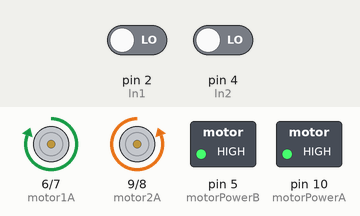
The sketch below on a simulated Arduino Uno, built with avr-gcc and run on an emulated ATmega328P. Shown: motor-driver pin pairs drawn as motors (green arrow = first pin HIGH = forward, orange = second pin HIGH = backward, longer = more drive), switched loads named in the sketch (green lamp = pin HIGH). The inputs (shaded band) are chosen by the test bench; at power-on: pin 2 (ln1) LOW, pin 4 (ln2) LOW.

Above: at 1.2 s.
1.3 s: pin 2 (ln1) driven HIGH
At 1.9 s:
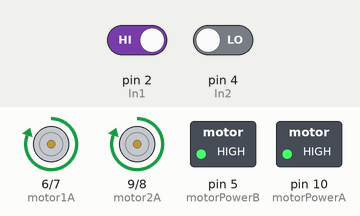
2.8 s: pin 4 (ln2) driven HIGH
At 4.0 s:
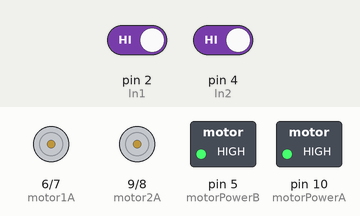
4.3 s: pin 2 (ln1) driven LOW
At 5.4 s:
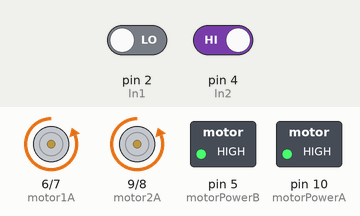
5.8 s: pin 4 (ln2) driven LOW
At 6.5 s:
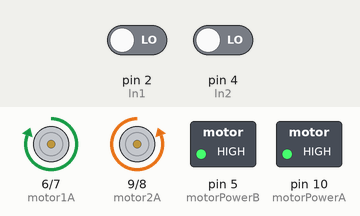
Timing chart, 0 to 8.3 s (numbered marks = the images above; inputs shaded):
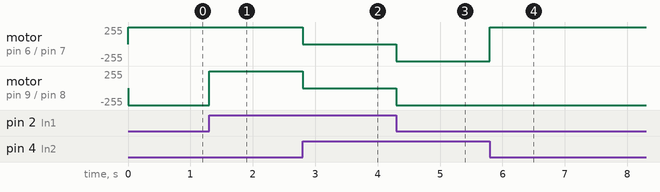

Measured:
- after the input at 1.3 s, motor on pin 9 (motor2A) / pin 8 (motor2B): backward 255/255 → forward 255/255 at once
- after the input at 2.8 s, motor on pin 6 (motor1A) / pin 7 (motor1B), motor on pin 9 (motor2A) / pin 8 (motor2B): forward 255/255 → stopped at once
- after the input at 4.3 s, motor on pin 6 (motor1A) / pin 7 (motor1B), motor on pin 9 (motor2A) / pin 8 (motor2B): stopped → backward 255/255 at once
- after the input at 5.8 s, motor on pin 6 (motor1A) / pin 7 (motor1B): backward 255/255 → forward 255/255 at once

The sketch:

on_line.ino
```cpp
// C++ code
//

#define ln1 2
#define ln2 4
#define sonicTrig 12
#define sonicEcho 13
#define motor1A 6
#define motor1B 7
#define motor2A 9
#define motor2B 8

#define Forward 100
#define Right 110
#define Left 120
#define Stop 400

#define motorPowerA 10
#define motorPowerB 5
volatile int state = Forward;

void setup()
{
  pinMode(ln1, INPUT);
  pinMode(ln2,INPUT);
  pinMode(sonicTrig,INPUT);
  pinMode(sonicEcho,OUTPUT);
  pinMode(motor1A,OUTPUT);
  pinMode(motor1B,OUTPUT);
  pinMode(motor2A,OUTPUT);
  pinMode(motor2B,OUTPUT);
  analogWrite(motorPowerA, 255);
  analogWrite(motorPowerB, 255);
  Serial.begin(9600);
}

void sonicSensor(){
  int duration;
  int distance;

  digitalWrite(sonicTrig,HIGH);
  digitalWrite(sonicTrig,LOW);
  duration = pulseIn(sonicEcho,HIGH);
  distance = duration*0.0343/2;
  Serial.println(distance);
  if (distance < 5){state = Stop;}
}

void loop()
{
  if(digitalRead(ln1)==HIGH && digitalRead(ln2)==HIGH){
  state = Stop;
  }
  if(digitalRead(ln1)==HIGH && digitalRead(ln2)==LOW){
    //find motor config to make it turn RIGHT
  state = Right;
  }
  if(digitalRead(ln1)==LOW && digitalRead(ln2)==HIGH){
    //find motor config to make it turn LEFT
  state = Left;
  }
  if(digitalRead(ln1)==LOW && digitalRead(ln2)==LOW){
  state = Forward;
  }
  switchState();
  //sonicSensor();
}

void switchState(){
  switch(state){
    case Stop:
      digitalWrite(motor1A,LOW);
      digitalWrite(motor1B,LOW);
      digitalWrite(motor2A,LOW);
      digitalWrite(motor2B,LOW);
      break;
    case Forward:
     // analogWrite(motorPowerA,255);
      //analogWrite(motorPowerA,255);
      digitalWrite(motor1A,HIGH);
      digitalWrite(motor1B,LOW);
      digitalWrite(motor2A,LOW);
      digitalWrite(motor2B,HIGH
      );
      break;
    case Right:
     // analogWrite(motorPowerA,100);
      //analogWrite(motorPowerB,180);
      digitalWrite(motor1A,HIGH);
      digitalWrite(motor1B,LOW);
      digitalWrite(motor2A,HIGH);
      digitalWrite(motor2B,LOW);
      break;
    case Left:
      //analogWrite(motorPowerA,180);
      //analogWrite(motorPowerB,100);
      digitalWrite(motor1A,LOW);
      digitalWrite(motor1B,HIGH);
      digitalWrite(motor2A,LOW);
      digitalWrite(motor2B,HIGH);
      break;

  }
}
```
